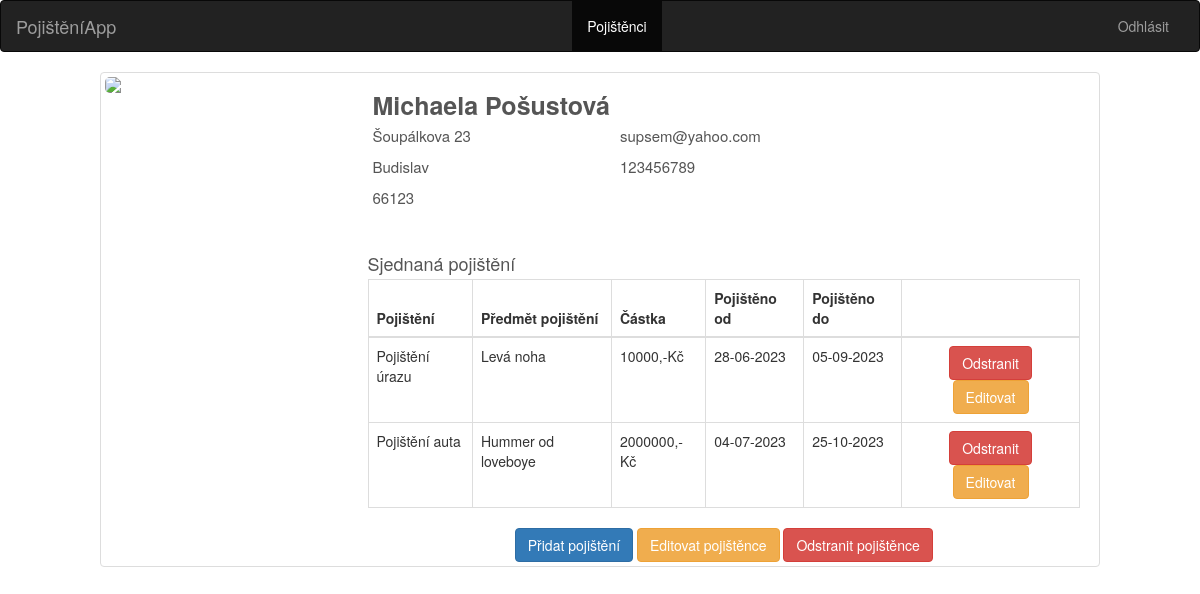
The app's page /pojistenci/detail/7 (signed in) with its own data.
### tables this page shows
CREATE TABLE pojistenci (
    id integer primary key autoincrement,
    jmeno text not null,
    prijmeni  text not null,
    adresa  text not null,
    mesto  text not null,
    psc  integer not null,
    telefon  integer not null,
    email  text not null
);

CREATE TABLE pojistky (
    id integer primary key autoincrement,
    id_pojistence  integer not null,
    predmet_pojisteni text not null,
    typ_pojisteni text not null,
    castka integer not null,
    platnost_od text not null,
    platnost_do text not null
);

### app.py (the view)
@app.route('/pojistenci/detail/<int:id>', methods = ['POST', 'GET'])
def pojistenci_detail(id):
    user = get_current_user()
    if not user:
        return redirect('/login')
    db=get_db()
    cur = db.execute('SELECT * FROM pojistenci WHERE id=?', [id])
    result = cur.fetchone()
    pojisteni_cur = db.execute('SELECT * FROM pojistky WHERE id_pojistence=?', [id])
    pojisteni_result = pojisteni_cur.fetchall()
    return render_template('pojistenec_detail.html', page_title='Pojištěnec {}'.format(result['prijmeni']), data = result, pojisteni = pojisteni_result, user=user)

### app.py (called while the page is built)
def get_current_user():
    user_result = None
    if 'user' in session:
        user = session['user']
        db = get_db()
        user_cur = db.execute('SELECT jmeno, password FROM uzivatele WHERE jmeno = ?', [user])
        user_result = user_cur.fetchone()
    return user_result

### database.py (called while the page is built)
def connect_db():
    sql = sqlite3.connect('/home/honza/Dokumenty/Python_Flask_Udemy/IT_Network_ZP_Plna_verze/pojisteni.db')
    sql.row_factory = sqlite3.Row
    return sql

def get_db():
    if not hasattr(g, 'sqlite_db'):
        g.sqlite_db = connect_db()
    return g.sqlite_db

### templates/pojistenec_detail.html
{% extends 'base.html' %}
{% block body %}
<div class="container-fluid">
    <div class="row">
        <div class="profile-head">
            <div class="profiles col-xs-8 col-xs-push-2  col-sm-10 col-sm-push-1 thumbnail">
                <div class="col-md-3 col-sm-3 col-xs-12">
                    <div class="row">
                        <img src="https://bootdey.com/img/Content/avatar/avatar6.png" class="img-responsive"/>
                    </div>
                </div>
                <div class="col-md-9">
                    <div class="row">
                        <span class="col-sm-12"><h5>{{ data['jmeno'] }} {{ data['prijmeni'] }}</h5></span>
                        <div class="col-md-4 col-sm-6 col-xs-12">
                            <ul>
                                <li><span>{{ data['adresa'] }}</span></li>
                                <li><span>{{ data['mesto'] }}</span></li>
                                <li><span>{{ data['psc'] }}</span></li>
                            </ul>
                        </div>
                        <div class="col-md-4 col-sm-6 col-xs-12">
                            <ul>
                                <li><span><a href="mailto:{{ data['email'] }}">{{ data['email'] }}</a></span></li>
                                <li><span><a href="tel:"{{ data['telefon'] }}">{{ data['telefon'] }}</a></span></li>
                            </ul>
                        </div>
                    </div>
                    <div class="top-buffer table-responsive">
                        <span class=""><h4>Sjednaná pojištění</h4></span>
                        <table class="table table-bordered table-sm">
                            <thead>
                            <tr>
                                <th scope="col">Pojištění</th>
                                <th scope="col">Předmět pojištění</th>
                                <th scope="col">Částka</th>
                                <th scope="col">Pojištěno od</th>
                                <th scope="col">Pojištěno do</th>
                                <th scope="col"></th>
                            </tr>
                            </thead>
                            <tbody>
                            {% for poj in pojisteni %}
                            <tr>
                                <td>{{ poj['typ_pojisteni'] }}</td>
                                <td>{{ poj['predmet_pojisteni'] }}</td>
                                <td>{{ poj['castka'] }},-Kč</td>
                                <td>{{ poj['platnost_od'] }}</td>
                                <td>{{ poj['platnost_do'] }}</td>
                                <td class="article_wrapper col-md-3">
                                    <a class="btn btn-danger" href="{{ url_for('delete_pojisteni', id=poj['id'] ) }}" role="button">Odstranit</a>
                                    <a class="btn btn-warning" href="{{ url_for('uprava_pojisteni', id=poj['id'] ) }}" role="button">Editovat</a>
                                </td>
                            </tr>
                            {% endfor %}
                            </tbody>
                        </table>
                    </div>
                    <div class="col-md-12">
                        <form method="post" action="{{ url_for('get_member', id=data['id']) }}">
                        <div class="article_wrapper">
                            <button name="submit" value='add_pojisteni' class="btn btn-primary" type="submit">Přidat pojištění</button>
                            <button name="submit" value='edit' class="btn btn-warning" type="submit">Editovat pojištěnce</button>
                            <button name="submit" value='delete' class="btn btn-danger" type="submit">Odstranit pojištěnce</button>
                        </div>
                        </form>
                    </div>
                </div>
            </div>
        </div>
    </div>
</div>
{% endblock %}

### static/theme.css (style rules this page uses)
html, body { height: 100%; }
.container, .row { height: 100%; min-height: 80%; }
.top-buffer { margin-top:20px; }
.article_wrapper { text-align: center; background-color:none; }
.profile-head { height: 400px; width: 100%; float: left; position: relative; }
.profile-head img { margin: 0 auto; border-radius: 5px; max-width: 100%; width: 100%; }
.profile-head h5 { width: 100%; padding: 5px 5px 0px 5px; text-align: justify; font-weight: bold; color: #555; font-size: 25px; text-transform: capitalize; margin-bottom: 0; }
.profile-head ul { list-style: none; padding: 0; }
.profile-head ul li { display: block; color: #555; padding: 5px; font-weight: 400; font-size: 15px; }
.profile-head ul li span { color: #555; padding-right: 10px; }
.profile-head ul li a { color: #555; }
.profile-head h4 { color: #555; margin-bottom: 5px; }

### records on screen
pojistenci: jmeno "Michaela", prijmeni "Pošustová", adresa "Šoupálkova 23", mesto "Budislav", psc "66123", email "supsem@yahoo.com", telefon "123456789"
pojistky: typ_pojisteni "Pojištění úrazu", predmet_pojisteni "Levá noha", castka "10000", platnost_od "28-06-2023", platnost_do "05-09-2023"
pojistky: typ_pojisteni "Pojištění auta", predmet_pojisteni "Hummer od loveboye", castka "2000000", platnost_od "04-07-2023", platnost_do "25-10-2023"
